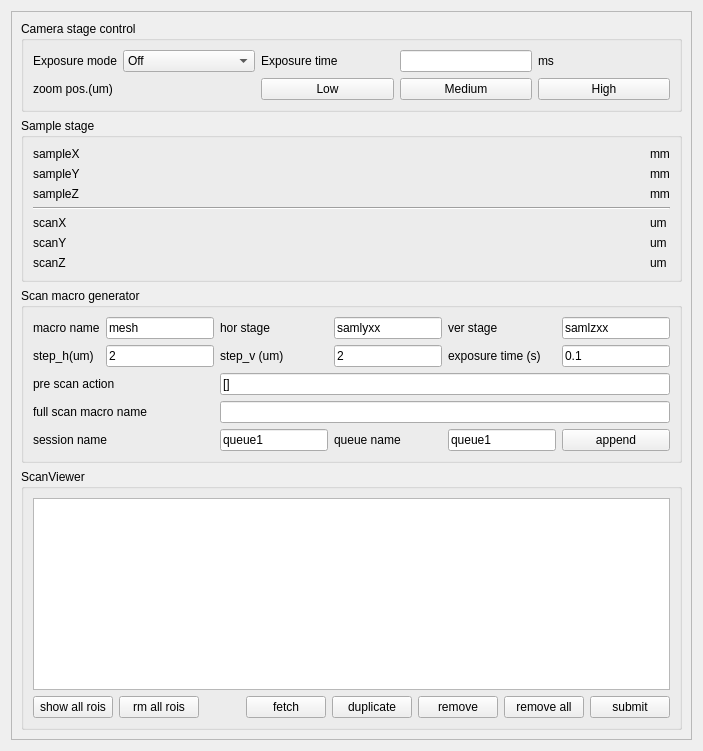
             <widget class="QWidget" name="tab_7">
              <attribute name="title">
               <string>BLControl</string>
              </attribute>
              <layout class="QVBoxLayout" name="verticalLayout_13">
               <item>
                <widget class="QFrame" name="frame_4">
                 <property name="frameShape">
                  <enum>QFrame::StyledPanel</enum>
                 </property>
                 <property name="frameShadow">
                  <enum>QFrame::Raised</enum>
                 </property>
                 <layout class="QVBoxLayout" name="verticalLayout_27">
                  <item>
                   <widget class="QGroupBox" name="groupBox_2">
                    <property name="title">
                     <string>Camera stage control</string>
                    </property>
                    <layout class="QVBoxLayout" name="verticalLayout_14">
                     <item>
                      <layout class="QGridLayout" name="gridLayout_cam_stage">
                       <item row="1" column="2">
                        <widget class="QPushButton" name="pushButton_zoom_level1">
                         <property name="sizePolicy">
                          <sizepolicy hsizetype="Expanding" vsizetype="Fixed">
                           <horstretch>0</horstretch>
                           <verstretch>0</verstretch>
                          </sizepolicy>
                         </property>
                         <property name="text">
                          <string>Low</string>
                         </property>
                        </widget>
                       </item>
                       <item row="1" column="0">
                        <widget class="QLabel" name="label_27">
                         <property name="text">
                          <string>zoom pos.(um)</string>
                         </property>
                         <property name="right" stdset="0">
                          <string>admin</string>
                         </property>
                        </widget>
                       </item>
                       <item row="1" column="1">
                        <widget class="TaurusLabel" name="label_zoom_pos">
                         <property name="sizePolicy">
                          <sizepolicy hsizetype="Expanding" vsizetype="Preferred">
                           <horstretch>0</horstretch>
                           <verstretch>0</verstretch>
                          </sizepolicy>
                         </property>
                         <property name="text">
                          <string/>
                         </property>
                        </widget>
                       </item>
                       <item row="1" column="3">
                        <widget class="QPushButton" name="pushButton_zoom_level2">
                         <property name="sizePolicy">
                          <sizepolicy hsizetype="Expanding" vsizetype="Fixed">
                           <horstretch>0</horstretch>
                           <verstretch>0</verstretch>
                          </sizepolicy>
                         </property>
                         <property name="text">
                          <string>Medium</string>
                         </property>
                        </widget>
                       </item>
                       <item row="1" column="4">
                        <widget class="QPushButton" name="pushButton_zoom_level3">
                         <property name="sizePolicy">
                          <sizepolicy hsizetype="Expanding" vsizetype="Fixed">
                           <horstretch>0</horstretch>
                           <verstretch>0</verstretch>
                          </sizepolicy>
                         </property>
                         <property name="text">
                          <string>High</string>
                         </property>
                        </widget>
                       </item>
                       <item row="0" column="0">
                        <widget class="QLabel" name="label_21">
                         <property name="text">
                          <string>Exposure mode</string>
                         </property>
                        </widget>
                       </item>
                       <item row="0" column="1">
                        <widget class="QComboBox" name="comboBox_exposure_mode">
                         <item>
                          <property name="text">
                           <string>Off</string>
                          </property>
                         </item>
                         <item>
                          <property name="text">
                           <string>Once</string>
                          </property>
                         </item>
                         <item>
                          <property name="text">
                           <string>Continuous</string>
                          </property>
                         </item>
                        </widget>
                       </item>
                       <item row="0" column="2">
                        <widget class="QLabel" name="label_24">
                         <property name="text">
                          <string>Exposure time</string>
                         </property>
                        </widget>
                       </item>
                       <item row="0" column="3">
                        <widget class="TaurusValueLineEdit" name="lineEdit_exposure_time_abs"/>
                       </item>
                       <item row="0" column="4">
                        <widget class="QLabel" name="label_25">
                         <property name="text">
                          <string>ms</string>
                         </property>
                        </widget>
                       </item>
                      </layout>
                     </item>
                    </layout>
                   </widget>
                  </item>
                  <item>
                   <widget class="QGroupBox" name="groupBox_3">
                    <property name="minimumSize">
                     <size>
                      <width>0</width>
                      <height>0</height>
                     </size>
                    </property>
                    <property name="title">
                     <string>Sample stage</string>
                    </property>
                    <layout class="QVBoxLayout" name="verticalLayout_15">
                     <item>
                      <layout class="QGridLayout" name="gridLayout_9">
                       <item row="5" column="2">
                        <widget class="QLabel" name="label_101">
                         <property name="text">
                          <string>um</string>
                         </property>
                        </widget>
                       </item>
                       <item row="4" column="1">
                        <widget class="TaurusLabel" name="x_pstage_value">
                         <property name="text">
                          <string/>
                         </property>
                        </widget>
                       </item>
                       <item row="6" column="2">
                        <widget class="QLabel" name="label_102">
                         <property name="text">
                          <string>um</string>
                         </property>
                        </widget>
                       </item>
                       <item row="5" column="1">
                        <widget class="TaurusLabel" name="y_pstage_value">
                         <property name="text">
                          <string/>
                         </property>
                        </widget>
                       </item>
                       <item row="4" column="2">
                        <widget class="QLabel" name="label_100">
                         <property name="text">
                          <string>um</string>
                         </property>
                        </widget>
                       </item>
                       <item row="6" column="1">
                        <widget class="TaurusLabel" name="z_pstage_value">
                         <property name="text">
                          <string/>
                         </property>
                        </widget>
                       </item>
                       <item row="0" column="1">
                        <widget class="TaurusLabel" name="x_stage_value">
                         <property name="minimumSize">
                          <size>
                           <width>100</width>
                           <height>0</height>
                          </size>
                         </property>
                         <property name="text">
                          <string/>
                         </property>
                        </widget>
                       </item>
                       <item row="1" column="1">
                        <widget class="TaurusLabel" name="y_stage_value">
                         <property name="minimumSize">
                          <size>
                           <width>100</width>
                           <height>0</height>
                          </size>
                         </property>
                         <property name="text">
                          <string/>
                         </property>
                        </widget>
                       </item>
                       <item row="0" column="0">
                        <widget class="QLabel" name="label_sample_stage_x">
                         <property name="text">
                          <string>sampleX</string>
                         </property>
                        </widget>
                       </item>
                       <item row="2" column="0">
                        <widget class="QLabel" name="label_sample_stage_z">
                         <property name="text">
                          <string>sampleZ</string>
                         </property>
                        </widget>
                       </item>
                       <item row="1" column="0">
                        <widget class="QLabel" name="label_sample_stage_y">
                         <property name="text">
                          <string>sampleY</string>
                         </property>
                        </widget>
                       </item>
                       <item row="2" column="1">
                        <widget class="TaurusLabel" name="z_stage_value">
                         <property name="minimumSize">
                          <size>
                           <width>100</width>
                           <height>0</height>
                          </size>
                         </property>
                         <property name="text">
                          <string/>
                         </property>
                        </widget>
                       </item>
                       <item row="1" column="2">
                        <widget class="QLabel" name="label_45">
                         <property name="sizePolicy">
                          <sizepolicy hsizetype="Preferred" vsizetype="Fixed">
                           <horstretch>0</horstretch>
                           <verstretch>0</verstretch>
                          </sizepolicy>
                         </property>
                         <property name="text">
                          <string>mm</string>
                         </property>
                        </widget>
                       </item>
                       <item row="2" column="2">
                        <widget class="QLabel" name="label_30">
                         <property name="sizePolicy">
                          <sizepolicy hsizetype="Preferred" vsizetype="Fixed">
                           <horstretch>0</horstretch>
                           <verstretch>0</verstretch>
                          </sizepolicy>
                         </property>
                         <property name="text">
                          <string>mm</string>
                         </property>
                        </widget>
                       </item>
                       <item row="0" column="2">
                        <widget class="QLabel" name="label_43">
                         <property name="sizePolicy">
                          <sizepolicy hsizetype="Fixed" vsizetype="Fixed">
                           <horstretch>0</horstretch>
                           <verstretch>0</verstretch>
                          </sizepolicy>
                         </property>
                         <property name="text">
                          <string>mm</string>
                         </property>
                        </widget>
                       </item>
                       <item row="4" column="0">
                        <widget class="QLabel" name="label_sample_pstage_x">
                         <property name="text">
                          <string>scanX</string>
                         </property>
                        </widget>
                       </item>
                       <item row="5" column="0">
                        <widget class="QLabel" name="label_sample_pstage_y">
                         <property name="text">
                          <string>scanY</string>
                         </property>
                        </widget>
                       </item>
                       <item row="6" column="0">
                        <widget class="QLabel" name="label_sample_pstage_z">
                         <property name="text">
                          <string>scanZ</string>
                         </property>
                        </widget>
                       </item>
                       <item row="3" column="0" colspan="3">
                        <widget class="Line" name="line">
                         <property name="orientation">
                          <enum>Qt::Horizontal</enum>
                         </property>
                        </widget>
                       </item>
                      </layout>
                     </item>
                    </layout>
                   </widget>
                  </item>
                  <item>
                   <widget class="QGroupBox" name="groupBox_4">
                    <property name="title">
                     <string>Scan macro generator</string>
                    </property>
                    <layout class="QVBoxLayout" name="verticalLayout_12">
                     <item>
                      <layout class="QGridLayout" name="gridLayout_2">
                       <item row="5" column="2">
                        <widget class="QLineEdit" name="lineEdit_queue_section_name">
                         <property name="text">
                          <string>queue1</string>
                         </property>
                        </widget>
                       </item>
                       <item row="0" column="2">
                        <widget class="QLabel" name="label_26">
                         <property name="text">
                          <string>hor stage</string>
                         </property>
                        </widget>
                       </item>
                       <item row="1" column="0">
                        <widget class="QLabel" name="label_54">
                         <property name="text">
                          <string>step_h(um)</string>
                         </property>
                        </widget>
                       </item>
                       <item row="5" column="3">
                        <widget class="QLabel" name="label_84">
                         <property name="text">
                          <string>queue name</string>
                         </property>
                        </widget>
                       </item>
                       <item row="4" column="0" colspan="2">
                        <widget class="QLabel" name="label_85">
                         <property name="text">
                          <string>full scan macro name</string>
                         </property>
                        </widget>
                       </item>
                       <item row="0" column="3">
                        <widget class="QLineEdit" name="lineEdit_sample_stage_name_x">
                         <property name="text">
                          <string>samlyxx</string>
                         </property>
                         <property name="placeholderText">
                          <string>samx</string>
                         </property>
                        </widget>
                       </item>
                       <item row="0" column="5">
                        <widget class="QLineEdit" name="lineEdit_sample_stage_name_y">
                         <property name="text">
                          <string>samlzxx</string>
                         </property>
                         <property name="placeholderText">
                          <string>samy</string>
                         </property>
                        </widget>
                       </item>
                       <item row="0" column="0">
                        <widget class="QLabel" name="label_23">
                         <property name="text">
                          <string>macro name</string>
                         </property>
                        </widget>
                       </item>
                       <item row="0" column="4">
                        <widget class="QLabel" name="label_53">
                         <property name="text">
                          <string>ver stage</string>
                         </property>
                        </widget>
                       </item>
                       <item row="0" column="1">
                        <widget class="QLineEdit" name="lineEdit_scan_cmd">
                         <property name="text">
                          <string>mesh</string>
                         </property>
                         <property name="placeholderText">
                          <string>meshc</string>
                         </property>
                        </widget>
                       </item>
                       <item row="5" column="5">
                        <widget class="QPushButton" name="pushButton_append_job">
                         <property name="text">
                          <string>append</string>
                         </property>
                        </widget>
                       </item>
                       <item row="5" column="0" colspan="2">
                        <widget class="QLabel" name="label_83">
                         <property name="text">
                          <string>session name</string>
                         </property>
                        </widget>
                       </item>
                       <item row="1" column="1">
                        <widget class="QLineEdit" name="lineEdit_step_size_h">
                         <property name="text">
                          <string>2</string>
                         </property>
                         <property name="placeholderText">
                          <string>1</string>
                         </property>
                        </widget>
                       </item>
                       <item row="5" column="4">
                        <widget class="QLineEdit" name="lineEdit_scan_queue_name">
                         <property name="text">
                          <string>queue1</string>
                         </property>
                        </widget>
                       </item>
                       <item row="4" column="2" colspan="4">
                        <widget class="QLineEdit" name="lineEdit_full_macro_name"/>
                       </item>
                       <item row="3" column="0" colspan="2">
                        <widget class="QLabel" name="label_91">
                         <property name="text">
                          <string>pre scan action</string>
                         </property>
                        </widget>
                       </item>
                       <item row="3" column="2" colspan="4">
                        <widget class="QLineEdit" name="lineEdit_pre_scan_action_list">
                         <property name="text">
                          <string>[]</string>
                         </property>
                        </widget>
                       </item>
                       <item row="1" column="5">
                        <widget class="QLineEdit" name="lineEdit_exposure_time">
                         <property name="text">
                          <string>0.1</string>
                         </property>
                        </widget>
                       </item>
                       <item row="1" column="4">
                        <widget class="QLabel" name="label_22">
                         <property name="text">
                          <string>exposure time (s)</string>
                         </property>
                        </widget>
                       </item>
                       <item row="1" column="2">
                        <widget class="QLabel" name="label_86">
                         <property name="text">
                          <string>step_v (um)</string>
                         </property>
                        </widget>
                       </item>
                       <item row="1" column="3">
                        <widget class="QLineEdit" name="lineEdit_step_size_v">
                         <property name="text">
                          <string>2</string>
                         </property>
                        </widget>
                       </item>
                      </layout>
                     </item>
                    </layout>
                   </widget>
                  </item>
                  <item>
                   <widget class="QGroupBox" name="groupBox_5">
                    <property name="title">
                     <string>ScanViewer</string>
                    </property>
                    <layout class="QVBoxLayout" name="verticalLayout_28">
                     <item>
                      <widget class="QTableView" name="tableView_scan_list_camera_viewer">
                       <property name="sortingEnabled">
                        <bool>true</bool>
                       </property>
                      </widget>
                     </item>
                     <item>
                      <layout class="QHBoxLayout" name="horizontalLayout_16">
                       <item>
                        <widget class="QPushButton" name="pushButton_show_rois">
                         <property name="text">
                          <string>show all rois</string>
                         </property>
                        </widget>
                       </item>
                       <item>
                        <widget class="QPushButton" name="pushButton_rm_rois">
                         <property name="text">
                          <string>rm all rois</string>
                         </property>
                        </widget>
                       </item>
                       <item>
                        <spacer name="horizontalSpacer_9">
                         <property name="orientation">
                          <enum>Qt::Horizontal</enum>
                         </property>
                         <property name="sizeHint" stdset="0">
                          <size>
                           <width>40</width>
                           <height>20</height>
                          </size>
                         </property>
                        </spacer>
                       </item>
                       <item>
                        <widget class="QPushButton" name="pushButton_fetch_jobs">
                         <property name="text">
                          <string>fetch</string>
                         </property>
                        </widget>
                       </item>
                       <item>
                        <widget class="QPushButton" name="pushButton_duplicate_one">
                         <property name="text">
                          <string>duplicate</string>
                         </property>
                        </widget>
                       </item>
                       <item>
                        <widget class="QPushButton" name="pushButton_remove_one_task">
                         <property name="text">
                          <string>remove</string>
                         </property>
                        </widget>
                       </item>
                       <item>
                        <widget class="QPushButton" name="pushButton_remove_all">
                         <property name="text">
                          <string>remove all</string>
                         </property>
                        </widget>
                       </item>
                       <item>
                        <widget class="QPushButton" name="pushButton_submit_all">
                         <property name="text">
                          <string>submit</string>
                         </property>
                        </widget>
                       </item>
                      </layout>
                     </item>
                    </layout>
                   </widget>
                  </item>
                 </layout>
                </widget>
               </item>
              </layout>
             </widget>
